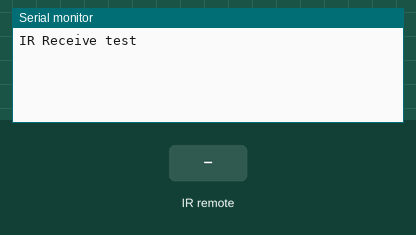
A sketch run on a simulated Arduino Uno, built with avr-gcc and run on an emulated ATmega328P. On the bench: the last lines printed to the serial monitor. The test bench sets the inputs (shaded band).

Above: at 1.2 s.
1.3 s: infrared code 0x0 received
At 2.1 s:
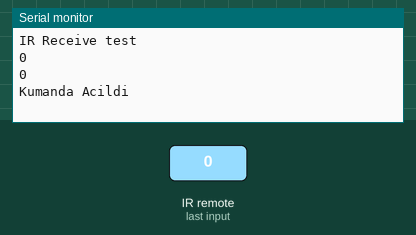
2.8 s: infrared code 0x1 received
At 3.3 s:
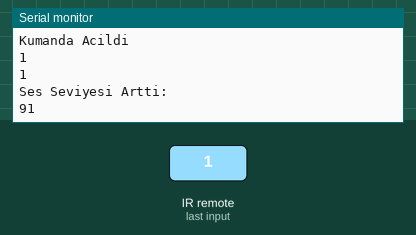
4.3 s: infrared code 0x9 received
At 5.5 s:
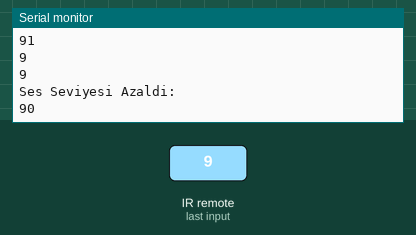
5.8 s: infrared code 0x0 received
At 6.7 s:
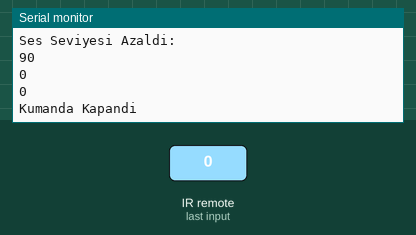
Timing chart, 0 to 8.3 s (numbered marks = the images above; inputs shaded):
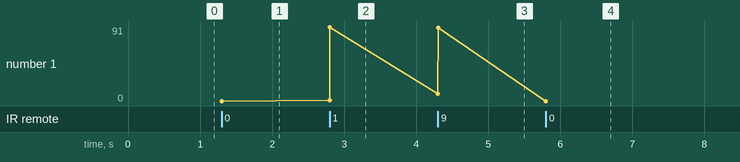

Measured:
- after the input at 1.3 s, the serial monitor: prints a new line at once (image 1)
- after the input at 2.8 s, the serial monitor: prints a new line at once (image 2)
- after the input at 4.3 s, the serial monitor: prints a new line at once (image 3)
- after the input at 5.8 s, the serial monitor: prints a new line at once (image 4)
- plotted number 1: 0 → 91 after the input at 2.8 s, 91 → 90 after the input at 4.3 s, 90 → 0 after the input at 5.8 s

The sketch:

kumanda_uygulamasi.ino
```cpp
#include <IRremote.h> //*

const byte IR_RECEIVE_PIN = 11; //*
int durum = 0;
int ses = 90;
void setup()
{
   Serial.begin(115200); //115200
   Serial.println("IR Receive test");
   IrReceiver.begin(IR_RECEIVE_PIN, ENABLE_LED_FEEDBACK); //*
}

void loop()
{
   if (IrReceiver.decode()) //*
   {
      Serial.println(IrReceiver.decodedIRData.command, HEX); //*
     Serial.println(IrReceiver.decodedIRData.command); //*
     // aç kapa
     if(IrReceiver.decodedIRData.command == 0){

       if (durum == 0){
       durum = 1;
         Serial.println("Kumanda Acildi");
       }
       else
       {
         durum = 0;
         Serial.println("Kumanda Kapandi");
       }
     }

     if (durum == 1){
      // ses arttır azalt
     if(IrReceiver.decodedIRData.command == 1 && ses <100){
       ses++;
         Serial.println("Ses Seviyesi Artti: ");
       Serial.println(ses);
     }
     else if (IrReceiver.decodedIRData.command == 9 && ses >0){
       ses--;
         Serial.println("Ses Seviyesi Azaldi:");
       Serial.println(ses);
     }
     // ses ayarı bitti
     }

      IrReceiver.resume(); //*
   }
}
```
